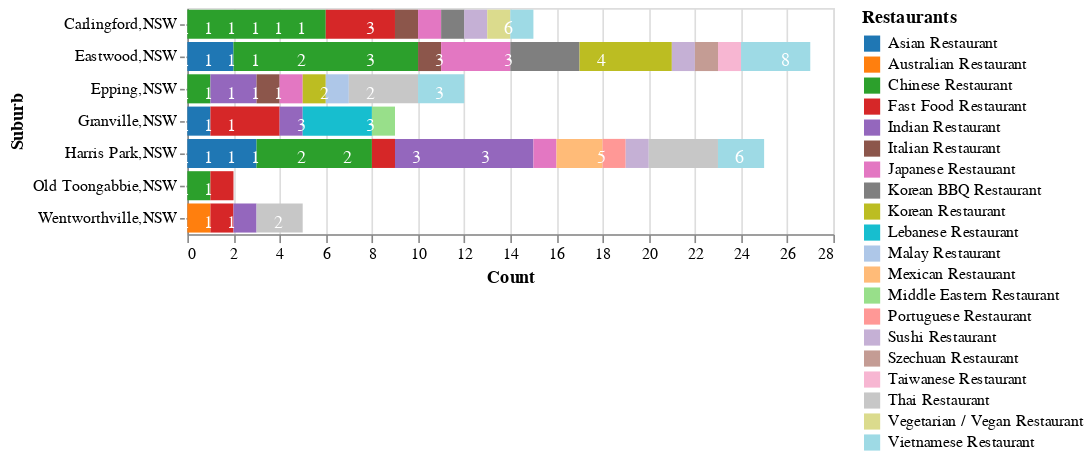

Notebook cell for this chart:
### Code cell
displayStackedBar(filtered_suburbs)

### Figure 1 — Vega-Lite specification as saved in the notebook (floating-point values rounded to 4 significant figures)
{"config": {"view": {"continuousWidth": 400, "continuousHeight": 300}}, "layer": [{"mark": "bar", "encoding": {"color": {"type": "nominal", "field": "Restaurants", "scale": {"range": ["#1f77b4", "#ff7f0e", "#2ca02c", "#d62728", "#9467bd", "#8c564b", "#e377c2", "#7f7f7f", "#bcbd22", "#17becf", "#aec7e8", "#ffbb78", "#98df8a", "#ff9896", "#c5b0d5", "#c49c94", "#f7b6d2", "#c7c7c7", "#dbdb8d", "#9edae5"]}}, "x": {"type": "quantitative", "field": "Count", "stack": "zero"}, "y": {"type": "nominal", "field": "Suburb"}}}, {"mark": {"type": "text", "color": "white", "dx": -15, "dy": 3}, "encoding": {"detail": {"type": "nominal", "field": "Restaurants"}, "text": {"type": "quantitative", "field": "Count", "format": "1d"}, "x": {"type": "quantitative", "field": "Count", "stack": "zero"}, "y": {"type": "nominal", "field": "Suburb"}}}], "data": {"name": "data-a37db1d277d5f6ad5df4421fd38cddc3"}, "$schema": "https://vega.github.io/schema/vega-lite/v4.8.1.json", "datasets": {"data-a37db1d277d5f6ad5df4421fd38cddc3": [{"Suburb": "Carlingford,NSW", "Restaurants": "Chinese Restaurant", "Count": 6}, {"Suburb": "Carlingford,NSW", "Restaurants": "Fast Food Restaurant", "Count": 3}, {"Suburb": "Carlingford,NSW", "Restaurants": "Italian Restaurant", "Count": 1}, {"Suburb": "Carlingford,NSW", "Restaurants": "Japanese Restaurant", "Count": 1}, {"Suburb": "Carlingford,NSW", "Restaurants": "Korean BBQ Restaurant", "Count": 1}, {"Suburb": "Carlingford,NSW", "Restaurants": "Sushi Restaurant", "Count": 1}, {"Suburb": "Carlingford,NSW", "Restaurants": "Vegetarian / Vegan Restaurant", "Count": 1}, {"Suburb": "Carlingford,NSW", "Restaurants": "Vietnamese Restaurant", "Count": 1}, {"Suburb": "Eastwood,NSW", "Restaurants": "Asian Restaurant", "Count": 2}, {"Suburb": "Eastwood,NSW", "Restaurants": "Chinese Restaurant", "Count": 8}, {"Suburb": "Eastwood,NSW", "Restaurants": "Italian Restaurant", "Count": 1}, {"Suburb": "Eastwood,NSW", "Restaurants": "Japanese Restaurant", "Count": 3}, {"Suburb": "Eastwood,NSW", "Restaurants": "Korean BBQ Restaurant", "Count": 3}, {"Suburb": "Eastwood,NSW", "Restaurants": "Korean Restaurant", "Count": 4}, {"Suburb": "Eastwood,NSW", "Restaurants": "Sushi Restaurant", "Count": 1}, {"Suburb": "Eastwood,NSW", "Restaurants": "Szechuan Restaurant", "Count": 1}, {"Suburb": "Eastwood,NSW", "Restaurants": "Taiwanese Restaurant", "Count": 1}, {"Suburb": "Eastwood,NSW", "Restaurants": "Vietnamese Restaurant", "Count": 3}, {"Suburb": "Epping,NSW", "Restaurants": "Chinese Restaurant", "Count": 1}, {"Suburb": "Epping,NSW", "Restaurants": "Indian Restaurant", "Count": 2}, {"Suburb": "Epping,NSW", "Restaurants": "Italian Restaurant", "Count": 1}, {"Suburb": "Epping,NSW", "Restaurants": "Japanese Restaurant", "Count": 1}, {"Suburb": "Epping,NSW", "Restaurants": "Korean Restaurant", "Count": 1}, {"Suburb": "Epping,NSW", "Restaurants": "Malay Restaurant", "Count": 1}, {"Suburb": "Epping,NSW", "Restaurants": "Thai Restaurant", "Count": 3}, {"Suburb": "Epping,NSW", "Restaurants": "Vietnamese Restaurant", "Count": 2}, {"Suburb": "Granville,NSW", "Restaurants": "Asian Restaurant", "Count": 1}, {"Suburb": "Granville,NSW", "Restaurants": "Fast Food Restaurant", "Count": 3}, {"Suburb": "Granville,NSW", "Restaurants": "Indian Restaurant", "Count": 1}, {"Suburb": "Granville,NSW", "Restaurants": "Lebanese Restaurant", "Count": 3}, {"Suburb": "Granville,NSW", "Restaurants": "Middle Eastern Restaurant", "Count": 1}, {"Suburb": "Harris Park,NSW", "Restaurants": "Asian Restaurant", "Count": 3}, {"Suburb": "Harris Park,NSW", "Restaurants": "Chinese Restaurant", "Count": 5}, {"Suburb": "Harris Park,NSW", "Restaurants": "Fast Food Restaurant", "Count": 1}, {"Suburb": "Harris Park,NSW", "Restaurants": "Indian Restaurant", "Count": 6}, {"Suburb": "Harris Park,NSW", "Restaurants": "Japanese Restaurant", "Count": 1}, {"Suburb": "Harris Park,NSW", "Restaurants": "Mexican Restaurant", "Count": 2}, {"Suburb": "Harris Park,NSW", "Restaurants": "Portuguese Restaurant", "Count": 1}, {"Suburb": "Harris Park,NSW", "Restaurants": "Sushi Restaurant", "Count": 1}, {"Suburb": "Harris Park,NSW", "Restaurants": "Thai Restaurant", "Count": 3}, {"Suburb": "Harris Park,NSW", "Restaurants": "Vietnamese Restaurant", "Count": 2}, {"Suburb": "Old Toongabbie,NSW", "Restaurants": "Chinese Restaurant", "Count": 1}, {"Suburb": "Old Toongabbie,NSW", "Restaurants": "Fast Food Restaurant", "Count": 1}, {"Suburb": "Wentworthville,NSW", "Restaurants": "Australian Restaurant", "Count": 1}, {"Suburb": "Wentworthville,NSW", "Restaurants": "Fast Food Restaurant", "Count": 1}, {"Suburb": "Wentworthville,NSW", "Restaurants": "Indian Restaurant", "Count": 1}, {"Suburb": "Wentworthville,NSW", "Restaurants": "Thai Restaurant", "Count": 2}]}}
